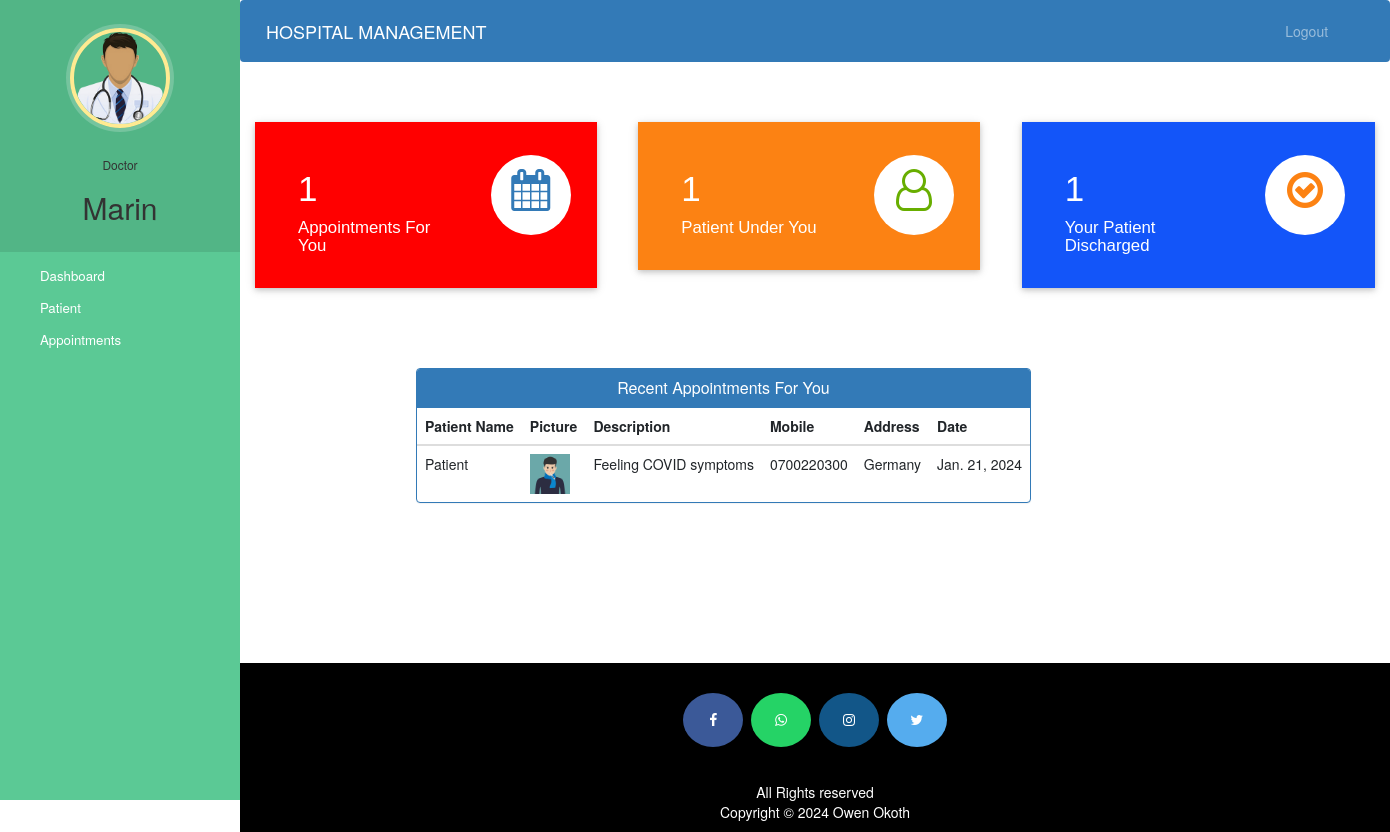
/doctor-dashboard (signed in), run on the app's committed database.
### hospital/models.py (models this page shows, shortened)
class Doctor(models.Model):
    user=models.OneToOneField(User,on_delete=models.CASCADE)
    profile_pic= models.ImageField(upload_to='profile_pic/DoctorProfilePic/',null=True,blank=True)
    address = models.CharField(max_length=40)
    mobile = models.CharField(max_length=20,null=True)
    department= models.CharField(max_length=50,choices=departments,default='Cardiologist')
    status=models.BooleanField(default=False)

class Appointment(models.Model):
    patientId=models.PositiveIntegerField(null=True)
    doctorId=models.PositiveIntegerField(null=True)
    patientName=models.CharField(max_length=40,null=True)
    doctorName=models.CharField(max_length=40,null=True)
    appointmentDate=models.DateField(auto_now=True)
    description=models.TextField(max_length=500)
    status=models.BooleanField(default=False)

class Patient(models.Model):
    user=models.OneToOneField(User,on_delete=models.CASCADE)
    profile_pic= models.ImageField(upload_to='profile_pic/PatientProfilePic/',null=True,blank=True)
    address = models.CharField(max_length=40)
    mobile = models.CharField(max_length=20,null=False)
    symptoms = models.CharField(max_length=100,null=False)
    assignedDoctorId = models.PositiveIntegerField(null=True)
    admitDate=models.DateField(auto_now=True)
    status=models.BooleanField(default=False)

### hospital/views.py (the view)
# urls.py: path('doctor-dashboard', views.doctor_dashboard_view,name='doctor-dashboard'),
@login_required(login_url='doctorlogin')
@user_passes_test(is_doctor)
def doctor_dashboard_view(request):
    patientcount=models.Patient.objects.all().filter(status=True,assignedDoctorId=request.user.id).count()
    appointmentcount=models.Appointment.objects.all().filter(status=True,doctorId=request.user.id).count()
    patientdischarged=models.PatientDischargeDetails.objects.all().distinct().filter(assignedDoctorName=request.user.first_name).count()
    appointments=models.Appointment.objects.all().filter(status=True,doctorId=request.user.id).order_by('-id')
    patientid=[]
    for a in appointments:
        patientid.append(a.patientId)
    patients=models.Patient.objects.all().filter(status=True,user_id__in=patientid).order_by('-id')
    appointments=zip(appointments,patients)
    mydict={
    'patientcount':patientcount,
    'appointmentcount':appointmentcount,
    'patientdischarged':patientdischarged,
    'appointments':appointments,
    'doctor':models.Doctor.objects.get(user_id=request.user.id), #for profile picture of doctor in sidebar
    }
    return render(request,'hospital/doctor_dashboard.html',context=mydict)

### hospital/views.py (called while the page is built)
def is_doctor(user):
    return user.groups.filter(name='DOCTOR').exists()

### templates/hospital/doctor_dashboard.html
{% extends 'hospital/doctor_base.html' %}
{% load static %}
{% block content %}
{%include 'hospital/doctor_dashboard_cards.html'%}
<br><br><br><br>
<div class="container">
  <div class="row">
    <div class="panel panel-primary" style="margin-left:15%;">
      <div class="panel-heading" style="text-align:center;">
        <h6 class="panel-title">Recent Appointments For You</h6>
      </div>
      <table class="table table-hover" id="dev-table">
        <thead>
          <tr>
            <th>Patient Name</th>
            <th>Picture</th>
            <th>Description</th>
            <th>Mobile</th>
            <th>Address</th>
            <th>Date</th>
          </tr>
        </thead>
        {% for a,p in appointments %}
        <tr>
          <td>{{a.patientName}}</td>
          <td> <img src="{% static p.profile_pic.url %}" alt="Profile Pic" height="40px" width="40px" /></td>
          <td>{{a.description}}</td>
          <td>{{p.mobile}}</td>
          <td>{{p.address}}</td>
          <td>{{a.appointmentDate}}</td>
        </tr>
        {% endfor %}
      </table>
    </div>
  </div>
</div>
{% endblock content %}

### templates/hospital/doctor_base.html (shortened to what this page needs)
<!DOCTYPE html>
{% load static %}
<html lang="en">
<head>
  <link rel="stylesheet" href="https://stackpath.bootstrapcdn.com/bootstrap/4.3.1/css/bootstrap.min.css">
  <link rel="stylesheet" href="https://maxcdn.bootstrapcdn.com/font-awesome/4.7.0/css/font-awesome.min.css">
</head>
<body>
  <nav class="menu" tabindex="0">
    <header class="avatar">
      <img src="{% static doctor.profile_pic.url %}" alt="Profile Pic" />
      <br><br>
      <h6>Doctor</h6>
      <h2>{{request.user.first_name}}</h2>
    </header>
    <ul>
      <li tabindex="0" class="icon-dashboard"> <a style="color:white; text-decoration:none;" href="/doctor-dashboard"><span>Dashboard</span></a> </li>
      <li tabindex="0" class="icon-users"> <a style="color:white; text-decoration:none;" href="/doctor-patient"><span>Patient</span></a></li>
      <li tabindex="0" class="icon-calendar"> <a style="color:white; text-decoration:none;" href="/doctor-appointment"><span>Appointments</span></a></li>
    </ul>
  </nav>
  <main>
    <div class="bs-example">
      <nav class="navbar navbar-expand-md  navbar-dark fixed-top" style="background:#337AB7;">
        <a href="/doctor-dashboard" class="navbar-brand">HOSPITAL MANAGEMENT</a>
        <div class="collapse navbar-collapse justify-content-between" id="navbarCollapse">
          <div class="navbar-nav" style=" margin-left: 90%;">
            <a href="/logout" class="nav-item nav-link">Logout</a>
          </div>
        </div>
      </nav>
    </div>
    <br><br>
    {% block content %}
    {% endblock content %}
    <br><br><br><br><br><br><br>
    <footer>
      <p>
        <a id="ftr" href="#" class="fa fa-facebook"></a>
        <a id="ftr" href="#" class="fa fa-whatsapp"></a>
        <a id="ftr" href="#" class="fa fa-instagram"></a>
        <a id="ftr" href="#" class="fa fa-twitter"></a>
      </p>
      <br>
      <div class="container">
        <div class="row">
          <div class="col-md-12 col-sm-12">
            <div style="color:#ffffff;" class="wow fadeInUp footer-copyright">
              <p>All Rights reserved <br>
                Copyright &copy; 2024 Owen Okoth </p>
            </div>
          </div>
        </div>
      </div>
    </footer>
  </main>
</body>
</html>

### templates/hospital/doctor_base.html (style rules this page uses)
a:link { text-decoration: none; }
a { color: white; }
footer { padding: 0px 0px 0px 0px; background-color: black; margin: 0px; }
#ftr { padding: 20px; }
.fa { font-size: 23px; width: 60px; text-align: center; text-decoration: none; margin: 5px 2px; border-radius: 50%; }
.fa-facebook { background: #3B5998; color: white; margin-top: 30px; }
.fa-whatsapp { background: #25d366; color: white; }
.fa-twitter { background: #55ACEE; color: white; }
.fa-instagram { background: #125688; color: white; }
p { text-align: center; }
body { padding-left: 240px; }
main { position: relative; height: 100vh; }
.menu { background: #5bc995; height: 100vh; width: 240px; position: fixed; top: 0px; left: 0; z-index: 5; outline: none; }
.menu .avatar { background: rgba(0, 0, 0, 0.1); padding: 2em 0.5em; text-align: center; }
.menu .avatar img { width: 100px; border-radius: 50%; overflow: hidden; border: 4px solid #ffea92; box-shadow: 0 0 0 4px rgba(255, 255, 255, 0.2); }
.menu .avatar h2 { font-weight: normal; margin-bottom: 0; }
.menu ul { list-style: none; padding: 0.5em 0; margin: 0; }
.menu ul li { padding: 0.5em 1em 0.5em 3em; font-size: 0.95em; font-weight: regular; background-repeat: no-repeat; background-position: left 15px center; background-size: auto 20px; transition: all 0.15s linear; cursor: pointer; }
.menu ul li.icon-dashboard { background-image: url("http://www.entypo.com/images//gauge.svg"); }
.menu ul li.icon-users { background-image: url("http://www.entypo.com/images//users.svg"); }
.menu ul li.icon-calendar { background-image: url("http://www.entypo.com/images//calendar.svg"); }

### data on the page
Doctor: profile_pic (picture)
Appointment: patientName "Patient", profile_pic (picture), description "Feeling COVID symptoms", mobile "0700220300", address "Germany", appointmentDate "Jan. 21, 2024"

### other printed values
{{ request.user.first_name }} "Marin"
{{ appointmentcount }} "1"
{{ patientcount }} "1"
{{ patientdischarged }} "1"
